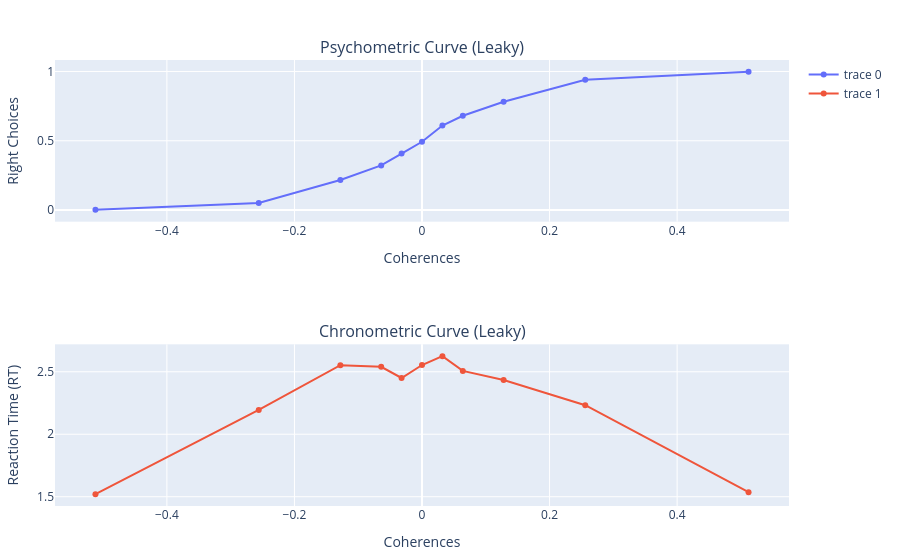

The code cell stored with this chart in its notebook:
### Code cell
# Leaky 
choices_leaky = []
rts_leaky = []
for coh in coherences
    push!(choices_leaky, [])
    push!(rts_leaky, [])
end

for trial in 1:total_trials
    accum_leaky = 0
    rt_leaky = 0
    coh_i_leaky = rand(1:n_coherences)  
    coh_leaky = coherences[coh_i_leaky]


    rt_leaky, xs_leaky, decision_leaky = simulate_ddm_leaky_integration(drift_rate * coh_leaky, σ, B, λ, dt, max_t * 2)
    
    if decision_leaky != 0
        push!(choices_leaky[coh_i_leaky], decision_leaky / 2 + 0.5)  
        push!(rts_leaky[coh_i_leaky], rt_leaky + time_non_decision)
    end
end

p_right_leaky = []
rt_means_leaky = []
for coh_i in 1:n_coherences
    if length(choices_leaky[coh_i]) > 0
        push!(p_right_leaky, mean(choices_leaky[coh_i]))
        push!(rt_means_leaky, mean(rts_leaky[coh_i]))
    else
        push!(p_right_leaky, -1)
        push!(rt_means_leaky, 0)
    end
end


p1_leaky = plot(coherences, p_right_leaky, Layout(title="Psychometric Curve (Leaky)", xaxis_title="Coherences", yaxis_title="Right Choices"))


p2_leaky = plot(coherences, rt_means_leaky, Layout(title="Chronometric Curve (Leaky)", xaxis_title="Coherences", yaxis_title="Reaction Time (RT)"))


p_leaky = [p1_leaky; p2_leaky]
display(p_leaky)

### Figure 1 — Plotly figure (JSON) as saved in the notebook; plotly's stock layout.template omitted (floating-point values rounded to 4 significant figures)
{"data": [{"type": "scatter", "x": [-0.512, -0.256, -0.128, -0.064, -0.032, 0, 0.032, 0.064, 0.128, 0.256, 0.512], "xaxis": "x1", "y": [0.001133, 0.05, 0.2171, 0.3217, 0.4075, 0.4928, 0.6103, 0.6803, 0.782, 0.941, 0.9978], "yaxis": "y1"}, {"type": "scatter", "x": [-0.512, -0.256, -0.128, -0.064, -0.032, 0, 0.032, 0.064, 0.128, 0.256, 0.512], "xaxis": "x2", "y": [1.521, 2.194, 2.552, 2.54, 2.45, 2.554, 2.625, 2.507, 2.434, 2.232, 1.537], "yaxis": "y2"}], "layout": {"annotations": [{"font": {"size": 16}, "showarrow": false, "text": "Psychometric Curve (Leaky)", "x": 0.5, "xanchor": "center", "xref": "paper", "y": 1, "yanchor": "bottom", "yref": "paper"}, {"font": {"size": 16}, "showarrow": false, "text": "Chronometric Curve (Leaky)", "x": 0.5, "xanchor": "center", "xref": "paper", "y": 0.3625, "yanchor": "bottom", "yref": "paper"}], "margin": {"b": 50, "l": 50, "r": 50, "t": 60}, "xaxis1": {"anchor": "y1", "domain": [0, 1], "title": {"text": "Coherences"}}, "xaxis2": {"anchor": "y2", "domain": [0, 1], "title": {"text": "Coherences"}}, "yaxis1": {"anchor": "x1", "domain": [0.6375, 1], "title": {"text": "Right Choices"}}, "yaxis2": {"anchor": "x2", "domain": [5.551e-17, 0.3625], "title": {"text": "Reaction Time (RT)"}}}}
